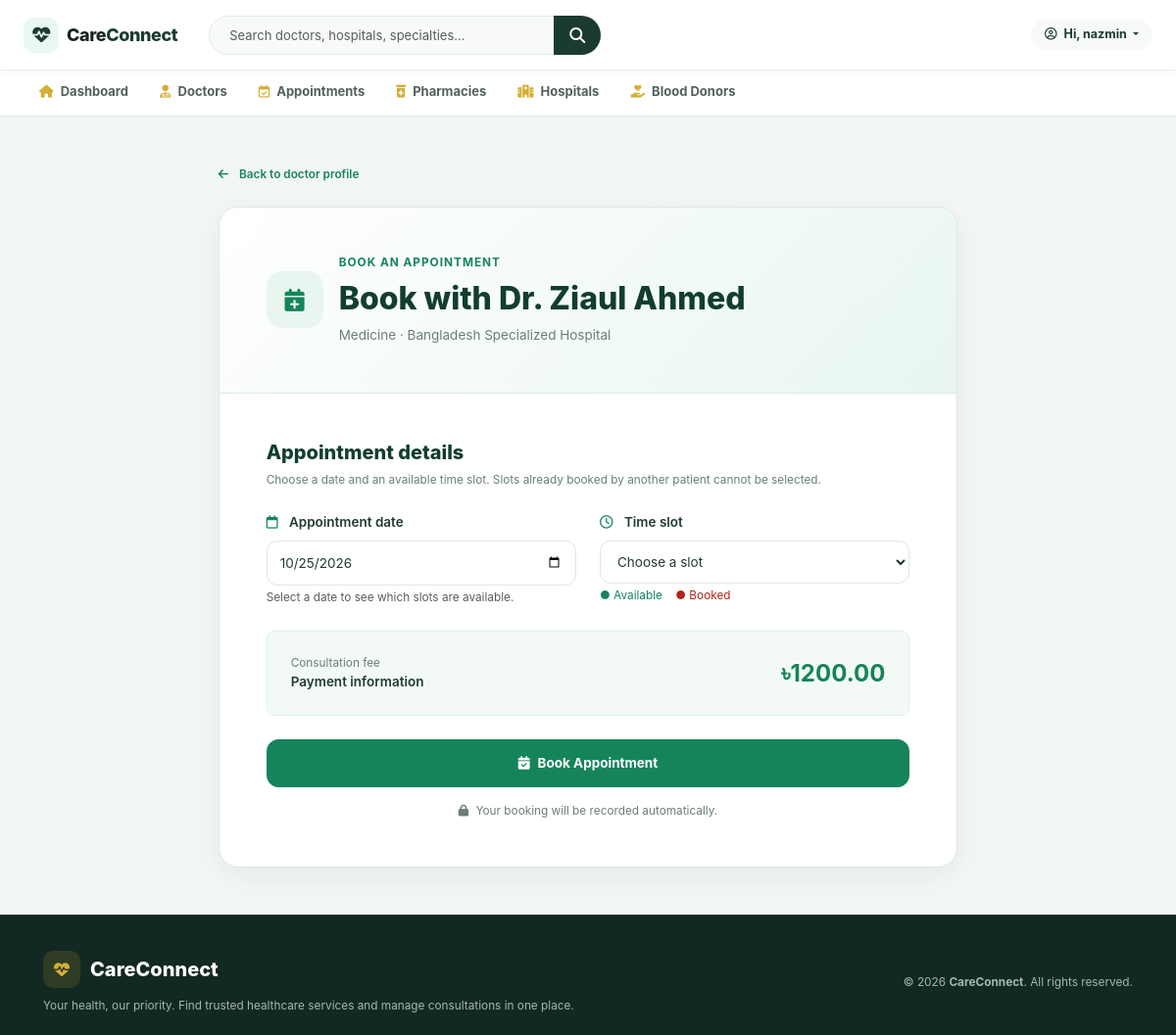
The page /appointments/book/33/ (signed in) on the database its author committed.
### doctors/models.py (models this page shows, shortened)
class Doctor(models.Model):
    name = models.CharField(max_length=150)
    qualification = models.CharField(max_length=200)
    specialty = models.CharField(max_length=150)
    consultation_fee = models.DecimalField(
        max_digits=8,
        decimal_places=2
    )
    available_days = models.CharField(max_length=100)
    visiting_hours = models.CharField(max_length=100)
    phone = models.CharField(
        max_length=30,
        blank=True,
        null=True
    )
    hospital = models.ForeignKey(
        'hospitals.Hospital',
        on_delete=models.SET_NULL,
        null=True,
        blank=True,
        related_name='doctors'
    )
    photo = models.ImageField(
        upload_to='doctors/',
        blank=True,
        null=True
    )
    @property
    def hospital_name(self):
        if self.hospital_id and self.hospital:
            return self.hospital.name
        return "Hospital not specified"

### hospitals/models.py (models this page shows, shortened)
class Hospital(models.Model):
    name = models.CharField(max_length=200)
    address = models.CharField(max_length=300)
    location = models.CharField(max_length=150, default="Dhanmondi, Dhaka")
    image = models.ImageField(upload_to='hospitals/', blank=True, null=True)
    rating = models.DecimalField(max_digits=3, decimal_places=1, default=4.5)
    reviews_count = models.IntegerField(default=120)
    total_beds = models.IntegerField(default=300)
    total_doctors = models.IntegerField(default=24)
    distance = models.CharField(max_length=50, default="1.2 km away")
    latitude = models.FloatField(default=23.7461, null=True, blank=True)
    longitude = models.FloatField(default=90.3742, null=True, blank=True)
    helpline = models.CharField(max_length=50, default="09612-345678")
    emergency_contact = models.CharField(max_length=50, default="01713-456789")
    email = models.EmailField(default="info@labaidgroup.com")
    website = models.URLField(default="https://www.labaidgroup.com")
    description = models.TextField(blank=True)
    has_icu = models.BooleanField(default=True)
    has_ccu = models.BooleanField(default=True)
    has_nicu = models.BooleanField(default=True)
    has_emergency = models.BooleanField(default=True)
    has_ambulance = models.BooleanField(default=True)
    has_pharmacy = models.BooleanField(default=True)

### appointments/views.py (the view, shortened to what this page needs)
@login_required
def book_appointment(request, doctor_pk):
    doctor = get_object_or_404(Doctor, pk=doctor_pk)
    today = timezone.localdate()
    selected_date = today
    date_text = request.GET.get("date", "").strip()
    if selected_date < today:
        selected_date = today
    booked_slots = set(
        Appointment.objects.filter(
            doctor=doctor,
            appointment_date=selected_date,
        ).exclude(
            status="Cancelled"
        ).values_list("time_slot", flat=True)
    )
    booked_slots = set(
        Appointment.objects.filter(
            doctor=doctor,
            appointment_date=selected_date,
        ).exclude(
            status="Cancelled"
        ).values_list("time_slot", flat=True)
    )
    return render(
        request,
        "appointments/book_appointment.html",
        {
            "doctor": doctor,
            "today": today.isoformat(),
            "selected_date": selected_date.isoformat(),
            "time_slots": TIME_SLOTS,
            "booked_slots": booked_slots,
        }
    )

### templates/appointments/book_appointment.html (shortened to what this page needs)
{% extends 'base.html' %}
{% block content %}
<div class="booking-page py-2 py-lg-4">
    <div class="row justify-content-center">
        <div class="col-lg-9 col-xl-8">
            <div class="mb-4">
                <a href="{% url 'doctor_detail' doctor.pk %}"
                   class="text-decoration-none fw-semibold small"
                   style="color:#16845b;">
                    <i class="fa-solid fa-arrow-left me-2"></i>
                    Back to doctor profile
                </a>
            </div>
            <section class="bp-card">
                <header class="p-4 p-lg-5"
                        style="background:linear-gradient(135deg,#fff,#e8f6ef);border-bottom:1px solid #dce9e2;">
                    <div class="d-flex align-items-center gap-3">
                        <span class="bp-icon">
                            <i class="fa-solid fa-calendar-plus"></i>
                        </span>
                        <div>
                            <div class="small fw-bold mb-2"
                                 style="color:#16845b;letter-spacing:1px;">
                                BOOK AN APPOINTMENT
                            </div>
                            <h2 class="bp-heading mb-2">
                                Book with {{ doctor.name }}
                            </h2>
                            <p class="bp-muted mb-0">
                                {{ doctor.specialty }} ·
                                {{ doctor.hospital_name }}
                            </p>
                        </div>
                    </div>
                </header>
                <div class="p-4 p-lg-5">
                    <div class="mb-4">
                        <h5 class="bp-heading">Appointment details</h5>
                        <p class="bp-muted small mb-0">
                            Choose a date and an available time slot.
                            Slots already booked by another patient cannot be selected.
                        </p>
                    </div>
                    <form method="post">
                        <div class="row g-4">
                            <div class="col-md-6">
                                <label for="bp-date"
                                       class="form-label fw-semibold">
                                    <i class="fa-regular fa-calendar me-2"
                                       style="color:#16845b;"></i>
                                    Appointment date
                                </label>
                                <input
                                    id="bp-date"
                                    type="date"
                                    name="appointment_date"
                                    min="{{ today }}"
                                    value="{{ selected_date }}"
                                    class="bp-input"
                                    required
                                >
                                <div class="form-text">
                                    Select a date to see which slots are available.
                                </div>
                            </div>
                            <div class="col-md-6">
                                <label for="bp-time"
                                       class="form-label fw-semibold">
                                    <i class="fa-regular fa-clock me-2"
                                       style="color:#16845b;"></i>
                                    Time slot
                                </label>
                                <select id="bp-time"
                                        name="time_slot"
                                        class="bp-input"
                                        required>
                                    <option value="">Choose a slot</option>
                                </select>
                                <div class="form-text">
                                    <span style="color:#16845b;">● Available</span>
                                    <span style="color:#b42318;">● Booked</span>
                                </div>
                            </div>
                        </div>
                        <div class="d-flex justify-content-between align-items-center gap-3 p-3 p-md-4 rounded-3 my-4"
                             style="background:#f3faf6;border:1px solid #e1efe7;">
                            <div>
                                <div class="bp-muted small">
                                    Consultation fee
                                </div>
                                <div class="fw-semibold">
                                    Payment information
                                </div>
                            </div>
                            <strong class="fs-4" style="color:#16845b;">
                                ৳{{ doctor.consultation_fee }}
                            </strong>
                        </div>
                        <button type="submit" class="bp-btn">
                            <i class="fa-solid fa-calendar-check"></i>
                            Book Appointment
                        </button>
                        <p class="bp-muted small text-center mt-3 mb-0">
                            <i class="fa-solid fa-lock me-1"></i>
                            Your booking will be recorded automatically.
                        </p>
                    </form>
                </div>
            </section>
        </div>
    </div>
</div>
{% endblock %}

### templates/base.html (shortened to what this page needs)
{% load static %}
<!DOCTYPE html>
<html lang="en">
<head>
    <link href="https://cdn.jsdelivr.net/npm/bootstrap@5.3.3/dist/css/bootstrap.min.css" rel="stylesheet">
    <link rel="stylesheet" href="https://cdnjs.cloudflare.com/ajax/libs/font-awesome/6.5.2/css/all.min.css">
</head>
<body>
<nav class="navbar navbar-expand-xl cc-top">
    <div class="container-fluid px-3 px-xl-4">
        <a class="navbar-brand cc-brand d-flex align-items-center me-3" href="{% if user.is_authenticated %}{% url 'home' %}{% else %}{% url 'login' %}{% endif %}">
            <span class="cc-mark"><i class="fa-solid fa-heart-pulse"></i></span>
            Care<span style="color: var(--cc-primary)">Connect</span>
        </a>
        <div class="collapse navbar-collapse" id="ccNav">
            {% if user.is_authenticated and request.resolver_match.url_name != 'login' and request.resolver_match.url_name != 'signup' %}
            <div class="cc-search-wrapper ms-xl-3 me-auto my-2 my-xl-0">
                <form action="{% url 'doctor_list' %}" method="get" class="input-group cc-search" id="searchForm">
                    <input class="form-control" id="searchInput" name="q" value="{{ request.GET.q|default:'' }}" placeholder="Search doctors, hospitals, specialties..." autocomplete="off">
                    <button class="btn" type="submit"><i class="fa-solid fa-magnifying-glass"></i></button>
                </form>
            </div>
            <div class="d-flex align-items-center gap-2 mt-2 mt-xl-0">
                <div class="dropdown">
                    <button class="cc-user dropdown-toggle border-0" data-bs-toggle="dropdown" type="button">
                        <i class="fa-regular fa-circle-user me-1" style="color:var(--cc-primary)"></i> Hi, {{ user.username }}
                    </button>
                </div>
            </div>
            {% else %}
            <div class="ms-auto d-flex gap-2 mt-3 mt-xl-0">
                <a class="btn btn-outline-cc btn-sm px-3" href="{% url 'login' %}">Log in</a>
                <a class="btn btn-cc btn-sm px-3" href="{% url 'signup' %}">Sign up</a>
            </div>
            {% endif %}
        </div>
    </div>
</nav>
{% if user.is_authenticated and request.resolver_match.url_name != 'login' and request.resolver_match.url_name != 'signup' %}
<div class="cc-tabs">
    <div class="container-fluid px-3 px-xl-4">
        <ul class="nav">
            <li class="nav-item"><a class="nav-link {% if request.resolver_match.url_name == 'home' %}active{% endif %}" href="{% url 'home' %}"><i class="fa-solid fa-house"></i> Dashboard</a></li>
            <li class="nav-item"><a class="nav-link {% if request.resolver_match.url_name == 'doctor_list' %}active{% endif %}" href="{% url 'doctor_list' %}"><i class="fa-solid fa-user-doctor"></i> Doctors</a></li>
            <li class="nav-item"><a class="nav-link {% if request.resolver_match.url_name == 'my_appointments' %}active{% endif %}" href="{% url 'my_appointments' %}"><i class="fa-regular fa-calendar-check"></i> Appointments</a></li>
            <li class="nav-item"><a class="nav-link " href="{% url 'pharmacy_list' %}"><i class="fa-solid fa-prescription-bottle-medical"></i> Pharmacies</a></li>
            <li class="nav-item"><a class="nav-link {% if 'hospital' in request.resolver_match.url_name %}active{% endif %}" href="{% url 'hospital_list' %}"><i class="fa-solid fa-hospital"></i> Hospitals</a></li>
            <li class="nav-item"><a class="nav-link {% if request.resolver_match.url_name == 'nearby_donors' %}active{% endif %}" href="{% url 'nearby_donors' %}"><i class="fa-solid fa-hand-holding-heart"></i> Blood Donors</a></li>
        </ul>
    </div>
</div>
{% endif %}
<main class="cc-page">
    {% block content %}{% endblock %}
</main>
<footer class="cc-footer">
    <div class="container-fluid px-3">
        <div class="row gy-3 align-items-center justify-content-between">
            <div class="col-md-6">
                <div class="cc-footer-brand"><span class="cc-footer-logo"><i class="fa-solid fa-heart-pulse"></i></span> CareConnect</div>
                <p class="text-muted small mb-0" style="color: #a3b8b0 !important;">Your health, our priority. Find trusted healthcare services and manage consultations in one place.</p>
            </div>
            <div class="col-md-5 text-md-end">
                <p class="text-muted small mb-0" style="color: #a3b8b0 !important;">© {% now "Y" %} <strong>CareConnect</strong>. All rights reserved.</p>
            </div>
        </div>
    </div>
</footer>

### rows shown on the page
Doctor: name "Dr. Ziaul Ahmed", specialty "Medicine", hospital_name "Bangladesh Specialized Hospital", consultation_fee "1200.00"

### other values the page prints
{{ user.username }} "nazmin"
